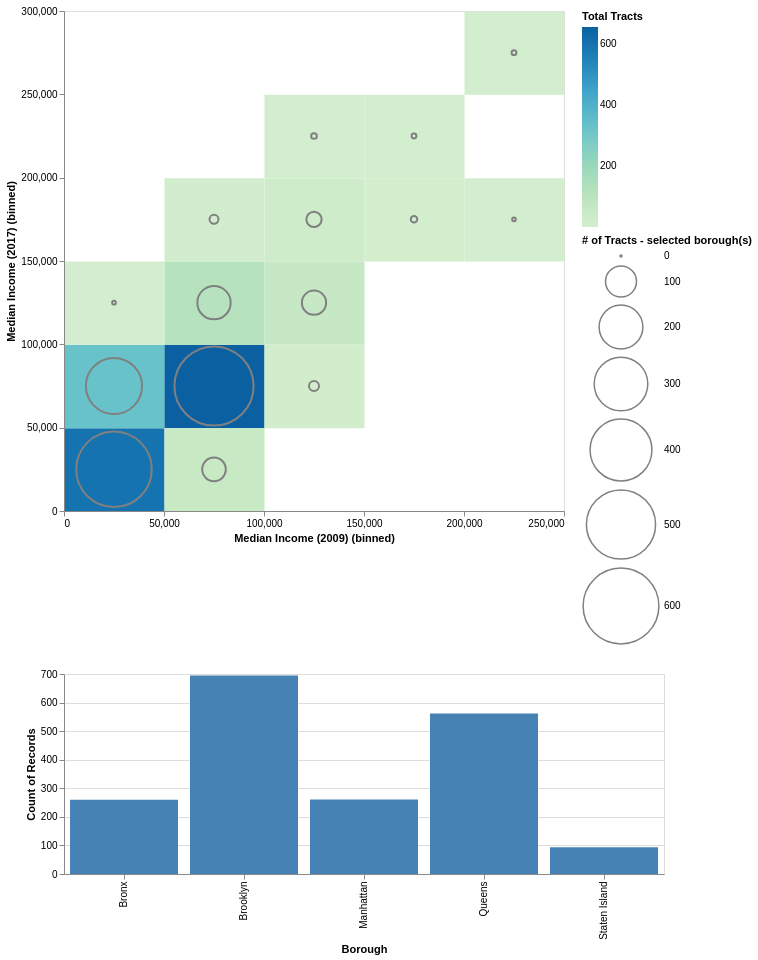

Vega-Lite specification stored for this chart:
### Vega-Lite specification from a JSON file in a GitHub repository (floating-point values rounded to 4 significant figures; data arrays with more than 128 entries replaced by an {"elided": "..."} marker saying what was removed)
{"config": {"view": {"width": 400, "height": 300}, "mark": {"tooltip": null}}, "vconcat": [{"layer": [{"mark": "rect", "encoding": {"color": {"type": "quantitative", "aggregate": "count", "legend": {"title": "Total Tracts"}, "scale": {"scheme": "greenblue"}}, "x": {"type": "quantitative", "bin": true, "field": "Median Income (2009)"}, "y": {"type": "quantitative", "bin": true, "field": "Median Income (2017)"}}, "height": 500, "width": 500}, {"mark": "point", "encoding": {"color": {"value": "grey"}, "size": {"type": "quantitative", "aggregate": "count", "legend": {"title": "# of Tracts - selected borough(s)"}}, "x": {"type": "quantitative", "bin": true, "field": "Median Income (2009)"}, "y": {"type": "quantitative", "bin": true, "field": "Median Income (2017)"}}, "height": 500, "transform": [{"filter": {"selection": "selector019"}}], "width": 500}]}, {"mark": "bar", "encoding": {"color": {"condition": {"value": "steelblue", "selection": "selector019"}, "value": "grey"}, "x": {"type": "nominal", "field": "Borough"}, "y": {"type": "quantitative", "aggregate": "count"}}, "height": 200, "selection": {"selector019": {"type": "single", "encodings": ["x"]}}, "width": 600}], "data": {"name": "data-623bad0bea50418459b46520bfd8ef60"}, "resolve": {"legend": {"color": "independent", "size": "independent"}}, "$schema": "https://vega.github.io/schema/vega-lite/v3.4.0.json", "datasets": {"data-623bad0bea50418459b46520bfd8ef60": {"elided": "1872 records"}}}
